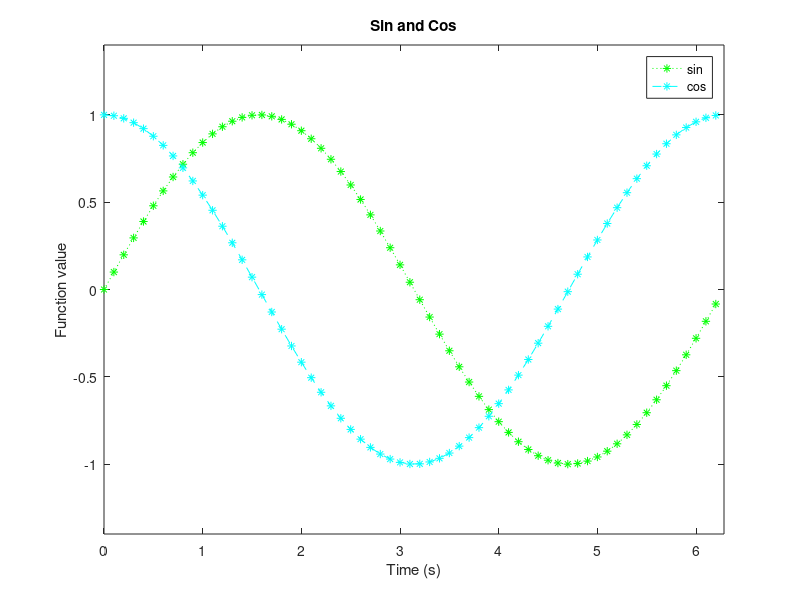

Here is the MATLAB script that generated this plot:
%% Two Line Plot
figure
t = 0:0.1:2*pi;
plot(t, sin(t), 'g*:')
hold on
plot(t, cos(t), 'c*--')
xlabel('Time (s)')
ylabel('Function value')
title('Sin and Cos')
legend('sin', 'cos')
xlim([0, 2*pi])
ylim([-1.4, 1.4])
